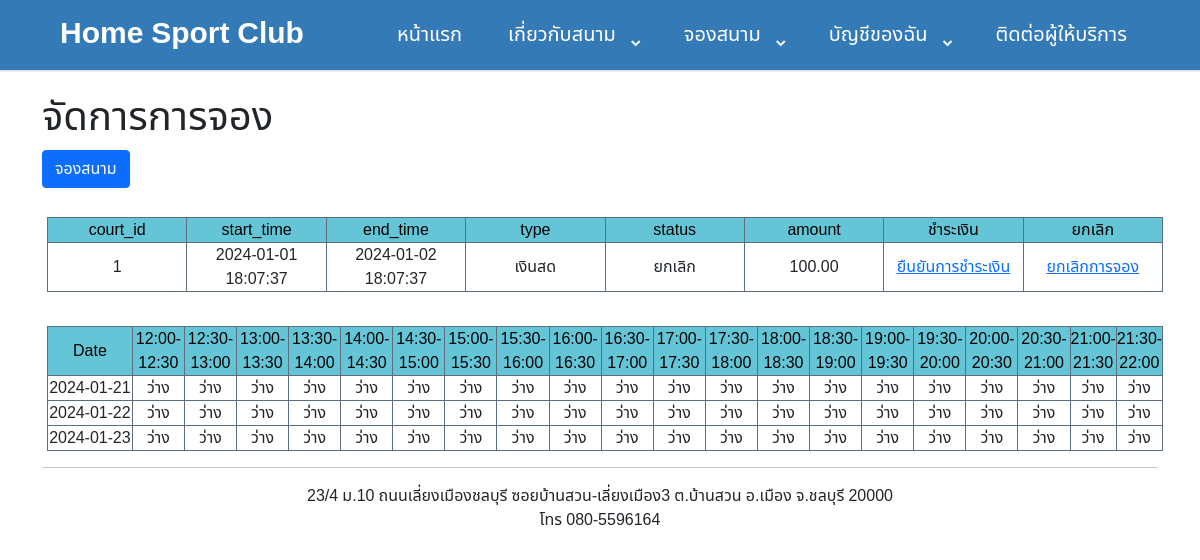
Page /badminton/booking_list.php (signed in) on the earlier database version.
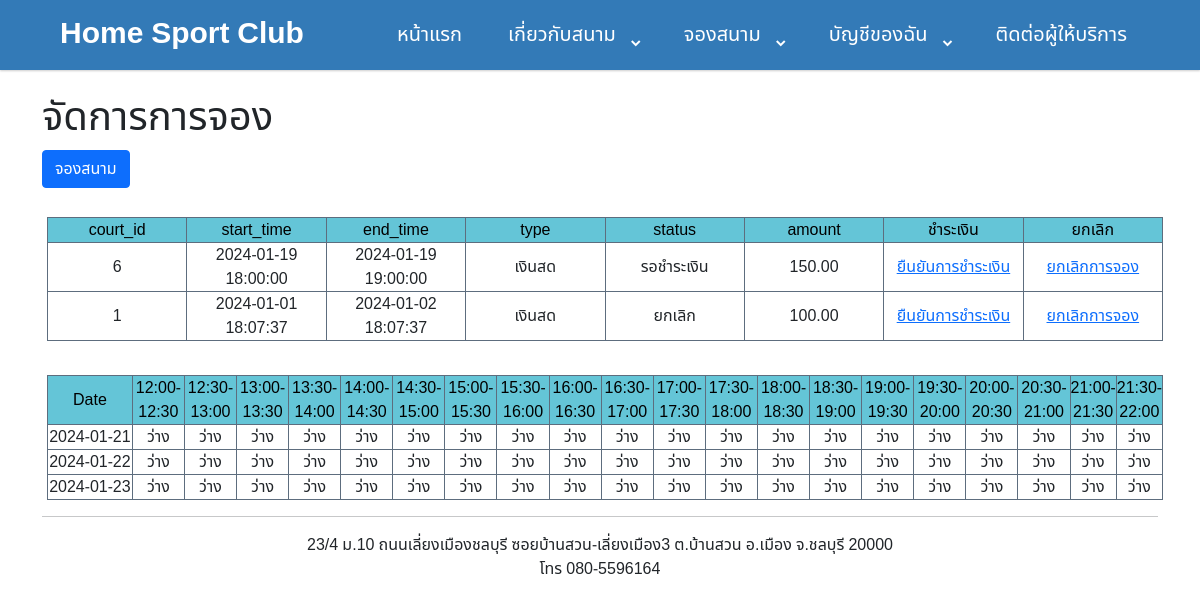
Same page on the later database version.
### tables this page shows
CREATE TABLE `t_booking` (
  `booking_id` int(11) NOT NULL,
  `user_id` int(11) NOT NULL COMMENT 't_user',
  `court_id` int(11) NOT NULL COMMENT 'm_court',
  `booking_start_time` datetime NOT NULL,
  `booking_end_time` datetime NOT NULL,
  `payment_type_id` int(11) NOT NULL,
  `payment_id` int(11) DEFAULT NULL COMMENT 't_payment',
  `booking_status` tinyint(4) NOT NULL DEFAULT 1,
  `booking_amount` decimal(10,2) NOT NULL,
  `promotion_id` int(11) DEFAULT NULL,
  `create_date` datetime NOT NULL,
  `edit_date` datetime DEFAULT NULL,
  `create_by` int(11) NOT NULL COMMENT 't_user',
  `edit_by` int(11) DEFAULT NULL COMMENT 't_user',
  `del` tinyint(1) NOT NULL
);

CREATE TABLE `m_payment_type` (
  `payment_type_id` int(11) NOT NULL,
  `payment_type_name` varchar(32) NOT NULL
);

### badminton/booking_list.php (the view, shortened to what the changed rows need)
<?php
include 'common/connect.php';
include "header.php";
?>
<!DOCTYPE html>
<html lang="en">
<head>
    <link href='https://unpkg.com/boxicons@2.0.7/css/boxicons.min.css' rel='stylesheet'>
    <link rel="stylesheet" href="css/boostrap/css/bootstrap.min.css">
</head>
<body>
    <div class="container">
        <br>
        <h1>จัดการการจอง</h1>
        <a href="add_booking.php" type="button" class="btn btn-primary" >จองสนาม</a> <BR>
        <table>
            <BR>
            <thead>
                <tr>
                    <td width="10%">court_id</td>
                    <td width="10%">start_time</td>
                    <td width="10%">end_time</td>
                    <td width="10%">type</td>
                    <td width="10%">status</td>
                    <td width="10%">amount</td>
                    <td width="10%">ชำระเงิน</td>
                    <td width="10%">ยกเลิก</td>
                </tr>
            </thead>
            <tbody>
                <?php
                $sql = "";
                if ($_SESSION["type"] == 1) {
                    $sql = "SELECT
                            tb.booking_id,
                            tb.court_id,
                            tb.booking_start_time,
                            tb.booking_end_time,
                            tb.booking_status,
                            tb.booking_amount,
                            mpt.payment_type_name,
                            tb.create_date
                        FROM
                            `t_booking` tb
                        LEFT JOIN `m_payment_type` mpt ON
                            mpt.payment_type_id = tb.payment_type_id
                        ORDER BY tb.create_date DESC;";
                }
                $result = mysqli_query($conn, $sql);
                while ($row = mysqli_fetch_assoc($result)) {
                    echo "<td>" . $row["court_id"] .  "</td> ";
                    echo "<td>" . $row["booking_start_time"] .  "</td> ";
                    echo "<td>" . $row["booking_end_time"] .  "</td> ";
                    echo "<td>" . $row["payment_type_name"] .  "</td> ";
                    if ($row["booking_status"] == 1) {
                        echo "<td> รอชำระเงิน </td> ";
                    } else if($row["booking_status"] == 2){
                        echo "<td> ชำระเงินแล้ว </td> ";
                    } else {
                        echo "<td> ยกเลิก </td> ";
                    }
                    echo "<td>" . $row["booking_amount"] .  "</td> ";
                    echo "<td><a href='controllers/submit_booking.php?id=$row[booking_id]' onclick=\"return confirm('ต้องการยืนยันการชำรเงินใช่ไหม!!!')\">ยืนยันการชำระเงิน</a></td> ";
                    echo "<td><a href='controllers/cancel_booking.php?id=$row[booking_id]' onclick=\"return confirm('ต้องการลบข้อมูลใช่ไหม!!!')\">ยกเลิกการจอง</a></td> ";
                }
                echo "</table>";
                ?>
        <table>
            <BR>
            <thead>
                <tr>
                    <td width="10%">Date</td>
                    <td width="5%">12:00-12:30</td>
                    <td width="5%">12:30-13:00</td>
                    <td width="5%">13:00-13:30</td>
                    <td width="5%">13:30-14:00</td>
                    <td width="5%">14:00-14:30</td>
                    <td width="5%">14:30-15:00</td>
                    <td width="5%">15:00-15:30</td>
                    <td width="5%">15:30-16:00</td>
                    <td width="5%">16:00-16:30</td>
                    <td width="5%">16:30-17:00</td>
                    <td width="5%">17:00-17:30</td>
                    <td width="5%">17:30-18:00</td>
                    <td width="5%">18:00-18:30</td>
                    <td width="5%">18:30-19:00</td>
                    <td width="5%">19:00-19:30</td>
                    <td width="5%">19:30-20:00</td>
                    <td width="5%">20:00-20:30</td>
                    <td width="5%">20:30-21:00</td>
                    <td width="5%">21:00-21:30</td>
                    <td width="5%">21:30-22:00</td>
                </tr>
            </thead>
            <tbody>
                <?php
                $date = date("Y-m-d");
                $i = 0;
                while ($i < 3) {
                    echo "<td>" . $date . "</td> ";
                    echo "<td>ว่าง</td> ";
                    echo "<td>ว่าง</td> ";
                    echo "<td>ว่าง</td> ";
                    echo "<td>ว่าง</td> ";
                    echo "<td>ว่าง</td> ";
                    echo "<td>ว่าง</td> ";
                    echo "<td>ว่าง</td> ";
                    echo "<td>ว่าง</td> ";
                    echo "<td>ว่าง</td> ";
                    echo "<td>ว่าง</td> ";
                    echo "<td>ว่าง</td> ";
                    echo "<td>ว่าง</td> ";
                    echo "<td>ว่าง</td> ";
                    echo "<td>ว่าง</td> ";
                    echo "<td>ว่าง</td> ";
                    echo "<td>ว่าง</td> ";
                    echo "<td>ว่าง</td> ";
                    echo "<td>ว่าง</td> ";
                    echo "<td>ว่าง</td> ";
                    echo "<td>ว่าง</td> ";
                    $date = date("Y-m-d", strtotime("+1 day", strtotime($date)));
                    $i++;
                }
                echo "</table>";
                ?>
    </div>
    <?php include "footer.php" ?>
</body>
</html>

Differences in the rows shown:
added t_booking: court "6", booking_start_time "2024-01-19 18:00:00", booking_end_time "2024-01-19 19:00:00", payment_type.payment_type_name "เงินสด", booking_status "รอชำระเงิน", booking_amount "150.00"
